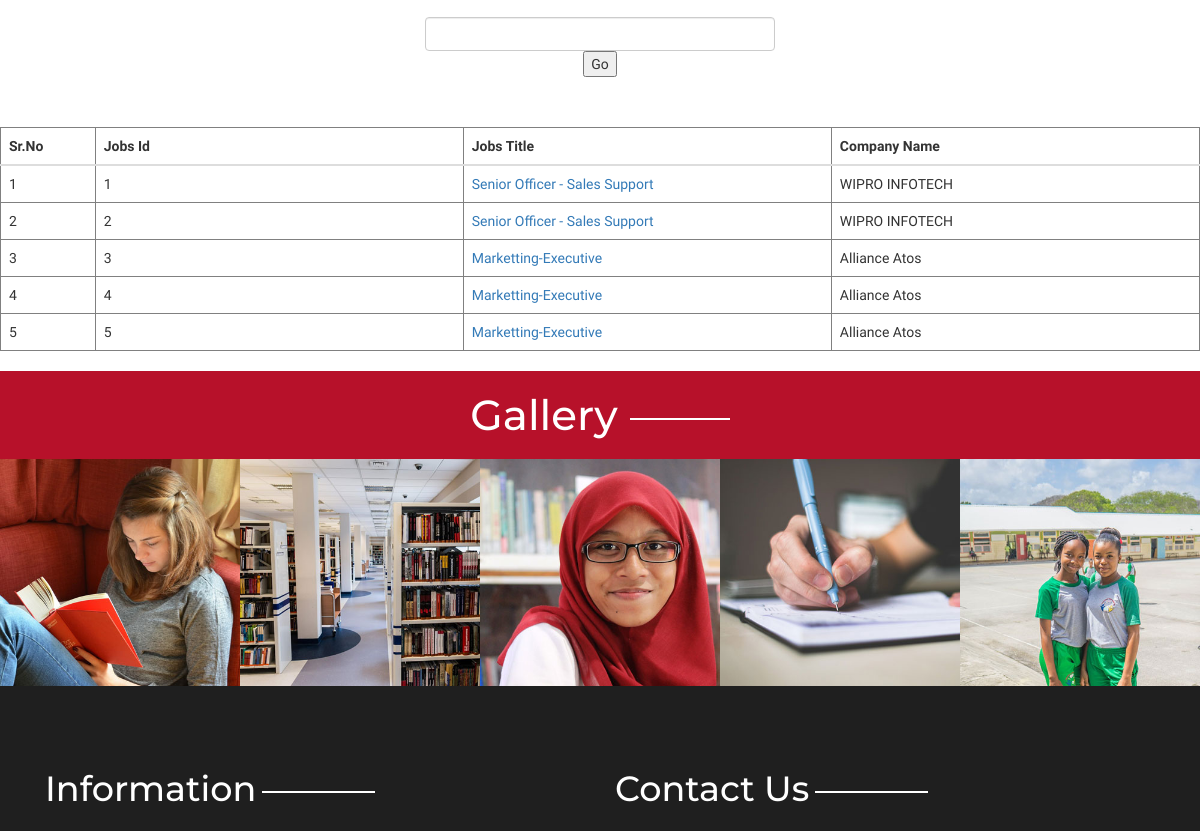
/search_company.php (middle part), run on an earlier commit of the app's database.
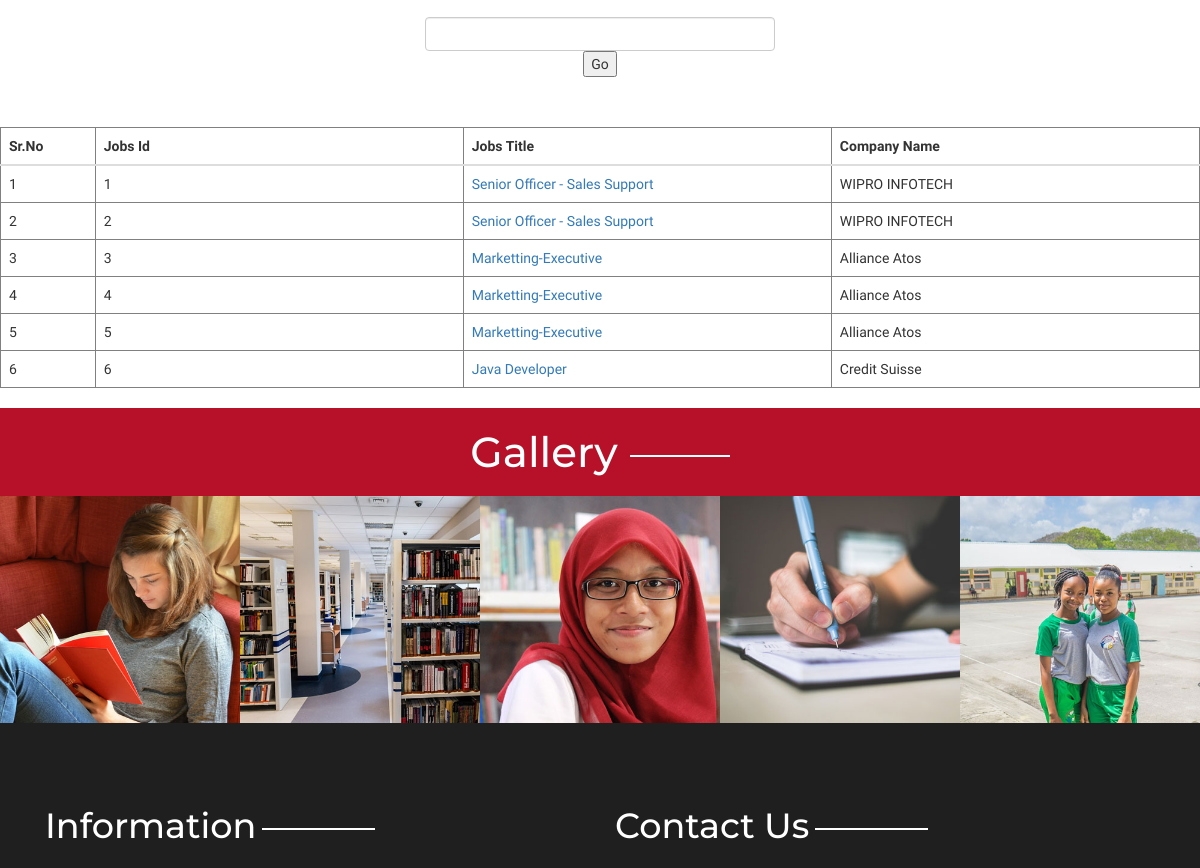
And on a later commit of the database.
### tables this page shows
CREATE TABLE `jobs` (
  `id` int(11) NOT NULL,
  `Title` varchar(255) NOT NULL,
  `Description` varchar(1024) NOT NULL,
  `Branch` varchar(255) NOT NULL,
  `Upload` varchar(500) NOT NULL,
  `Crieteria` varchar(200) NOT NULL,
  `Specialization` varchar(200) NOT NULL,
  `Company_name` varchar(200) NOT NULL
);

### search_company.php (the view, shortened to what this page needs)
<?php
require_once("common/config.php");
include_once('common/header.php');
include_once('common/students_side.php');
$search_term = "";
$get_students_query = "SELECT * FROM jobs WHERE id LIKE '%".$search_term."%' OR Title LIKE '%".$search_term."%' OR Company_name LIKE '%".$search_term."%' ";
$response = mysqli_query($conn, $get_students_query);
?>
<center><div class="search" style="margin:50px">
	<form name="searchform" method="GET" action="search_company.php" >
		<input type="text" class="form-control" style="width:350px" name="q" value="<?php echo $search_term;?>" /><input type="submit" name="Search" value="Go" />
	</form>
</div></center>
<table class="table" cellpadding=5 cellspacing=5 border=1>
<thead><tr>
			<th style="width:50px">Sr.No</th>
			<th style="width:200px">Jobs Id</th>
			<th style="width:200px">Jobs Title</th></th>
			<th style="width:200px">Company Name</th>
			</tr></thead>
<?php
$i = 0;
while($rs = mysqli_fetch_assoc($response)) {
?>
<tr>
	<td><?php echo ++$i;?></td>
	<td><?php echo $rs['id'];?></td>
	<td>	<a class="text-primary" href="form_view.php?uid=<?php echo $rs['id'];?>"><?php echo $rs["Title"];?></a></td>
	<td><?php echo $rs["Company_name"];?></td>
</tr>
	<?php } ?>
</table>
              <div>
<?php include_once('common/footer.php')?>
  </body>
</html>

What changed in the data, as far as the page shows it:
added jobs: id "6", Title "Java Developer", Company_name "Credit Suisse"
